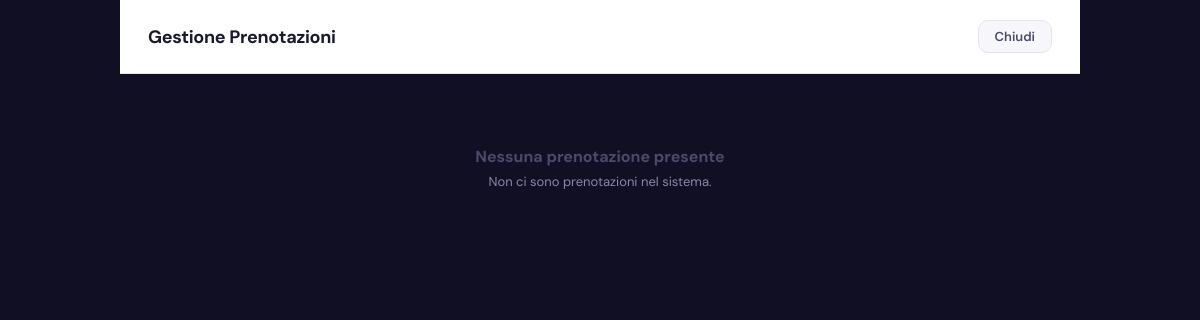
Before: /public/admin/dashboard/modali/gestione-prenotazioni.php (signed in) with the older database file.
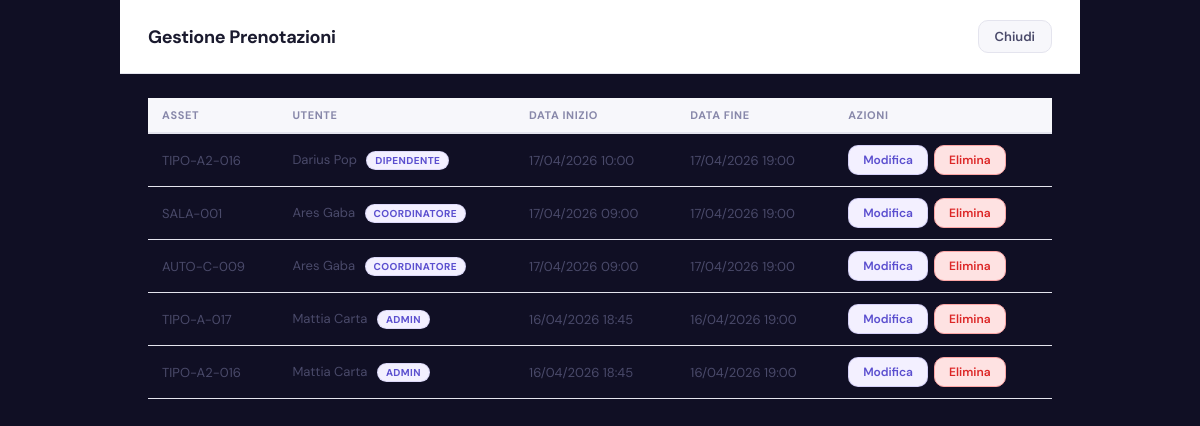
After: the same page with the newer database file.
### tables this page shows
CREATE TABLE `prenotazioni` (
  `id_prenotazione` int(11) NOT NULL,
  `id_utente` int(11) NOT NULL,
  `id_asset` int(11) NOT NULL,
  `data_inizio` datetime NOT NULL,
  `data_fine` datetime NOT NULL,
  `modificata` tinyint(1) DEFAULT 0,
  `attiva` tinyint(1) DEFAULT 1,
  `num_modifiche` tinyint(3) UNSIGNED NOT NULL DEFAULT 0
);

CREATE TABLE `asset` (
  `id_asset` int(11) NOT NULL,
  `codice_asset` varchar(20) NOT NULL,
  `id_tipologia` int(11) NOT NULL,
  `stato` enum('Disponibile','Occupato','Non prenotabile') DEFAULT 'Disponibile',
  `mappa` enum('Sede','Parcheggio') NOT NULL,
  `piano` int(11) DEFAULT NULL
);

CREATE TABLE `utenti` (
  `id_utente` int(11) NOT NULL,
  `nome` varchar(50) NOT NULL,
  `cognome` varchar(50) NOT NULL,
  `username` varchar(100) NOT NULL,
  `password` varchar(255) NOT NULL,
  `id_ruolo` int(11) NOT NULL,
  `id_coordinatore` int(11) DEFAULT NULL
);

CREATE TABLE `ruoli` (
  `id_ruolo` int(11) NOT NULL,
  `nome_ruolo` varchar(20) NOT NULL
);

### public/admin/dashboard/modali/gestione-prenotazioni.php (the view, shortened to what this page needs)
<?php
require_once __DIR__ . "/../../../../config/config.php";
$allBookings = [];
$result = $conn->query(
    "SELECT p.id_prenotazione, p.data_inizio, p.data_fine,
            a.codice_asset, a.id_asset,
            u.nome, u.cognome, r.nome_ruolo
     FROM prenotazioni p
     JOIN asset a ON p.id_asset = a.id_asset
     JOIN utenti u ON p.id_utente = u.id_utente
     JOIN ruoli r ON u.id_ruolo = r.id_ruolo
     ORDER BY p.data_inizio DESC"
);
if ($result) {
    while ($row = $result->fetch_assoc()) {
        $allBookings[] = $row;
    }
}
?>
<!DOCTYPE html>
<html lang="it">
<head>
    <link rel="stylesheet" href="../dashboard.css">
    <link rel="stylesheet" href="./gestione-prenotazioni.css">
</head>
<body>
    <div class="modal-container">
        <div class="modal-header">
            <h1>Gestione Prenotazioni</h1>
            <button class="close-btn" onclick="window.close()">Chiudi</button>
        </div>
        <div class="modal-content">
            <?php if (empty($allBookings)): ?>
                <div class="empty-state">
                    <h3>Nessuna prenotazione presente</h3>
                    <p>Non ci sono prenotazioni nel sistema.</p>
                </div>
            <?php else: ?>
                <table class="bookings-table">
                    <thead>
                        <tr>
                            <th>Asset</th>
                            <th>Utente</th>
                            <th>Data Inizio</th>
                            <th>Data Fine</th>
                            <th>Azioni</th>
                        </tr>
                    </thead>
                    <tbody>
                        <?php foreach ($allBookings as $b):
                            $origDay  = date('Y-m-d', strtotime($b['data_inizio']));
                        ?>
                            <tr>
                                <td><?= htmlspecialchars($b['codice_asset']) ?></td>
                                <td>
                                    <?= htmlspecialchars($b['nome'] . ' ' . $b['cognome']) ?>
                                    <span class="user-badge"><?= htmlspecialchars($b['nome_ruolo']) ?></span>
                                </td>
                                <td><?= date('d/m/Y H:i', strtotime($b['data_inizio'])) ?></td>
                                <td><?= date('d/m/Y H:i', strtotime($b['data_fine'])) ?></td>
                                <td>
                                    <div class="action-buttons">
                                        <button class="btn-edit"
                                            onclick="showEditForm(
                                                <?= $b['id_prenotazione'] ?>,
                                                '<?= $origDay ?>',
                                                <?= (int)$b['id_asset'] ?>
                                            )">Modifica</button>
                                        <button class="btn-delete" onclick="deleteBooking(<?= $b['id_prenotazione'] ?>)">Elimina</button>
                                    </div>
                                </td>
                            </tr>
                        <?php endforeach; ?>
                    </tbody>
                </table>
            <?php endif; ?>
        </div>
    </div>
</body>
</html>

### public/admin/dashboard/dashboard.css (style rules this page uses)
:root { --clr-primary: #5b4fcf; --clr-primary-dark: #4338b0; --clr-primary-light: #ede9ff; --clr-accent: #7c3aed; --clr-accent-soft: #f3f0ff; --clr-surface: #ffffff; --clr-surface-2: #f7f7fb; --clr-surface-3: #eeeef5; --clr-border: #e4e4ee; --clr-text-1: #1a1a2e; --clr-text-2: #4a4a6a; --clr-text-3: #8888aa; --clr-success: #16a34a; --clr-success-bg: #dcfce7; --clr-danger: #dc2626; --clr-danger-bg: #fee2e2; --clr-warning: #d97706; --clr-warning-bg: #fef3c7; --clr-bg-page: #100f24; --radius-sm: 6px; --radius-md: 10px; --radius-lg: 16px; --radius-xl: 22px; --shadow-sm: 0 1px 3px rgba(0,0,0,.08), 0 1px 2px rgba(0,0,0,.06); --shadow-md: 0 4px 16px rgba(20,18,50,.10); --shadow-lg: 0 8px 32px rgba(20,18,50,.14); --shadow-xl: 0 20px 60px rgba(20,18,50,.20); --font-body: 'DM Sans', system-ui, sans-serif; --font-mono: 'DM Mono', monospace; --transition: all .2s cubic-bezier(.4,0,.2,1); }
*, *::before, *::after { margin: 0; padding: 0; box-sizing: border-box; }
html { scroll-behavior: smooth; }
body { font-family: var(--font-body); background-image: url('../../assets/BackGround1.png'); background-size: cover; background-position: center; background-repeat: no-repeat; background-attachment: fixed; min-height: 100vh; color: var(--clr-text-1); -webkit-font-smoothing: antialiased; margin: 0; padding: 0; }

### public/admin/dashboard/modali/gestione-prenotazioni.css (style rules this page uses)
body { margin: 0; padding: 0; background: var(--clr-bg-page); color: var(--clr-text-1); font-family: var(--font-body); min-height: 100vh; }
.modal-container { max-width: 960px; margin: 0 auto; padding: 0 0 40px; display: flex; flex-direction: column; }
.modal-header { display: flex; align-items: center; justify-content: space-between; padding: 20px 28px; background: var(--clr-surface); border-bottom: 1px solid var(--clr-border); position: sticky; top: 0; z-index: 10; }
.modal-header h1 { font-size: 18px; font-weight: 700; color: var(--clr-text-1); margin: 0; letter-spacing: -.3px; }
.close-btn { padding: 7px 16px; background: var(--clr-surface-2); border: 1px solid var(--clr-border); border-radius: var(--radius-md); font-size: 13px; font-weight: 600; color: var(--clr-text-2); cursor: pointer; transition: var(--transition); font-family: var(--font-body); }
.modal-content { padding: 24px 28px; }
.bookings-table { width: 100%; border-collapse: collapse; font-size: 13px; }
.bookings-table thead tr { background: var(--clr-surface-2); border-bottom: 2px solid var(--clr-border); }
.bookings-table th { padding: 10px 14px; text-align: left; font-size: 11px; font-weight: 700; color: var(--clr-text-3); text-transform: uppercase; letter-spacing: .6px; white-space: nowrap; }
.bookings-table tbody tr:not([id^="edit-form-"]) { border-bottom: 1px solid var(--clr-border); transition: background .15s; }
.bookings-table td { padding: 11px 14px; color: var(--clr-text-2); vertical-align: middle; }
.user-badge { display: inline-block; margin-left: 6px; padding: 2px 8px; border-radius: 20px; font-size: 10px; font-weight: 700; text-transform: uppercase; letter-spacing: .4px; background: var(--clr-accent-soft); color: var(--clr-primary); border: 1px solid rgba(91,79,207,.15); }
.action-buttons { display: flex; gap: 6px; }
.btn-edit, .btn-delete, .btn-save, .btn-cancel { padding: 6px 14px; border: none; border-radius: var(--radius-md); font-size: 12px; font-weight: 600; cursor: pointer; transition: var(--transition); font-family: var(--font-body); white-space: nowrap; }
.btn-edit { background: var(--clr-accent-soft); color: var(--clr-primary); border: 1px solid rgba(91,79,207,.2); }
.btn-delete { background: var(--clr-danger-bg); color: var(--clr-danger); border: 1px solid #fca5a5; }
.empty-state { text-align: center; padding: 48px 24px; color: var(--clr-text-3); }
.empty-state h3 { font-size: 16px; margin: 0 0 6px; color: var(--clr-text-2); }
.empty-state p { font-size: 13px; margin: 0; }

Changed rows visible on the page:
added prenotazioni: id_asset.codice_asset "TIPO-A2-016", id_utente.cognome "Darius Pop", ruoli.nome_ruolo "DIPENDENTE", data_inizio "17/04/2026 10:00", data_fine "17/04/2026 19:00"
added prenotazioni: id_asset.codice_asset "SALA-001", id_utente.cognome "Ares Gaba", ruoli.nome_ruolo "COORDINATORE", data_inizio "17/04/2026 09:00", data_fine "17/04/2026 19:00"
added prenotazioni: id_asset.codice_asset "AUTO-C-009", id_utente.cognome "Ares Gaba", ruoli.nome_ruolo "COORDINATORE", data_inizio "17/04/2026 09:00", data_fine "17/04/2026 19:00"
added prenotazioni: id_asset.codice_asset "TIPO-A-017", id_utente.cognome "Mattia Carta", ruoli.nome_ruolo "ADMIN", data_inizio "16/04/2026 18:45", data_fine "16/04/2026 19:00"
added prenotazioni: id_asset.codice_asset "TIPO-A2-016", id_utente.cognome "Mattia Carta", ruoli.nome_ruolo "ADMIN", data_inizio "16/04/2026 18:45", data_fine "16/04/2026 19:00"
Other visible differences:
text no longer shown: "Nessuna prenotazione presente Non ci sono prenotazioni nel sistema."
text now shown: "ASSET UTENTE DATA INIZIO DATA FINE AZIONI"
